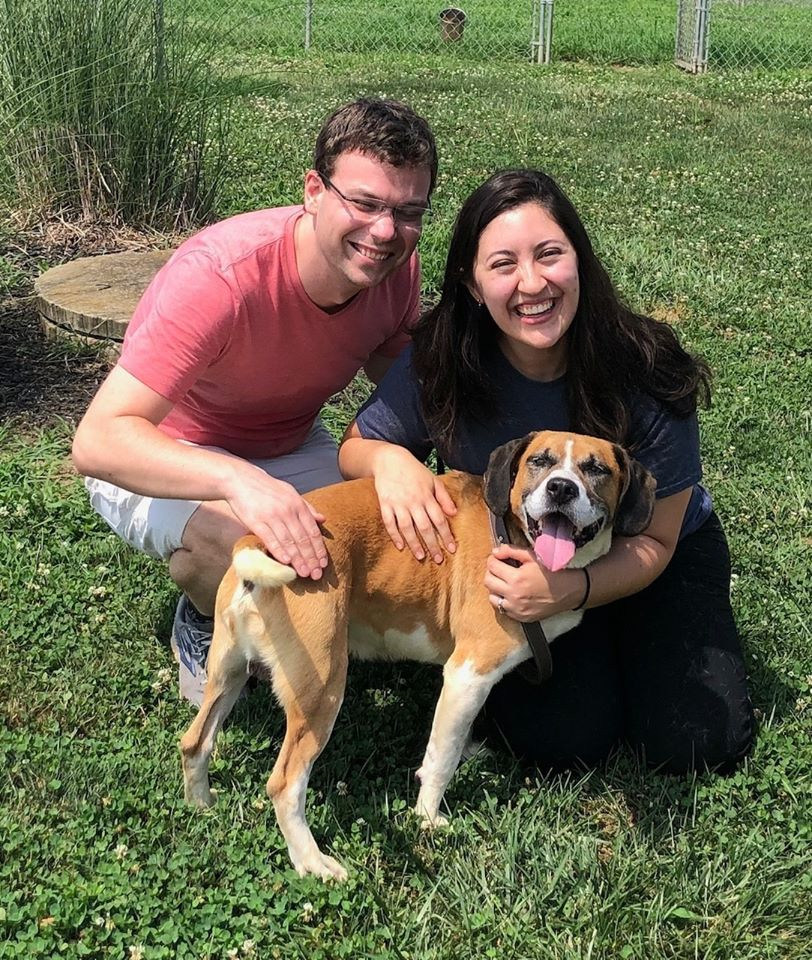
#> input picture ClassExercises/Week9_KMeans3DShapes/theo.jpg, 812 x 960 px
$ jupyter execute QuantizationCartoons.ipynb   (older library calls are emulated)
#> lines starting #> are read from the running program, lines starting #| are printed output that depends on the picture; long printed decimals are rounded
# Image Processing Application #1: Color Quantization

[cell 1]
import time
import skimage.io
import numpy as np
import matplotlib.pyplot as plt
from sklearn.cluster import KMeans

First, let's load in an image of Theo Ignatius Litovsky-Tralie (TILT)

[cell 2]
I = skimage.io.imread("theo.jpg")/255
plt.figure(figsize=(8, 8))
plt.imshow(I)

Every pixel has 3 coordinates: red, green, and blue.  We'll treat every pixel as a data point in 3D and reshape into a data matrix so that, as usual, each individual data point is a row in this matrix, and red, green, and blue are columns.

[cell 3]
shape = I.shape
#> shape = (960, 812, 3)
print("Shape before:", shape)
#| Shape before: (960, 812, 3)
X = np.reshape(I, (shape[0]*shape[1], shape[2]))
print("Shape after", X.shape)
#| Shape after (779520, 3)

Let's actually plot these as a point cloud.  We'll plot all pairs of 2 coordinates against each other

[cell 4]
channels = ["Red", "Green", "Blue"]
plt.figure(figsize=(15, 5))
for k in range(3):
    j = (k+1)%3
    plt.subplot(1, 3, k+1)
    plt.scatter(X[:, k], X[:, j], c=X)
    plt.xlabel(channels[k])
    plt.ylabel(channels[j])
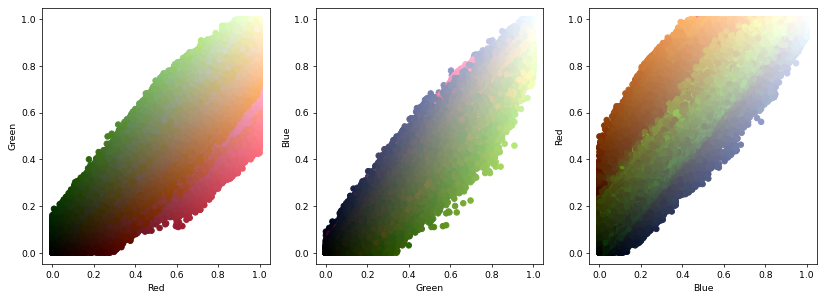
#> figure drawn by matplotlib, 3 panels

We can see that different shades of green from the grass are there, as well as Theo's orange, and the pink on my shirt, among other things.  It's pretty clear from these plots, though, that these colors are all in one blob in 3D.  Still, we can use KMeans here to find clusters.  Regardless of the distribution of points, KMeans will tend to find clusters that are spread out and compact, since it minimizes the sum of the squared distances to each cluster center.

Let's first use KMeans to find 16 cluster centers.  We'll cheat using the <a href = "https://scikit-learn.org/stable/modules/generated/sklearn.cluster.KMeans.html">KMeans method from scikit-learn</a>, though you'll have to implement your own version in the assignment.

[cell 5]
kmeans = KMeans(n_clusters=16).fit(X)

Let's plot these cluster centers as we did the original point cloud

[cell 6]
C = kmeans.cluster_centers_
#> C = 16 rows, first 8: [0.111, 0.131, 0.0903], [0.721, 0.465, 0.36], [0.345, 0.414, 0.254], [0.947, 0.87, 0.789], [0.422, 0.51, 0.32], [0.603, 0.666, 0.491], [0.0313, 0.0468, 0.0347], [0.722, 0.75, 0.618]
plt.figure(figsize=(15, 5))
for k in range(3):
    j = (k+1)%3
    plt.subplot(1, 3, k+1)
    plt.scatter(C[:, k], C[:, j], c=C)
    plt.xlabel(channels[k])
    plt.ylabel(channels[j])
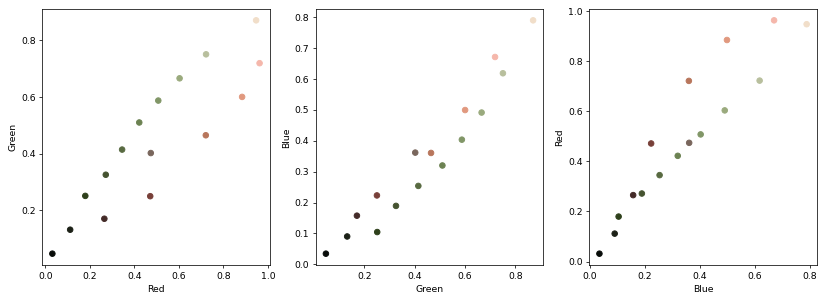
#> figure drawn by matplotlib, 3 panels

As promised, they are spread out pretty evenly throughout the dataset.  If we substitute the color of each pixel with the color of the center to which its assigned (the closest center above), we get the following image

[cell 7]
Y = kmeans.cluster_centers_[kmeans.labels_]
plt.figure(figsize=(8, 8))
plt.imshow(np.reshape(Y, I.shape))
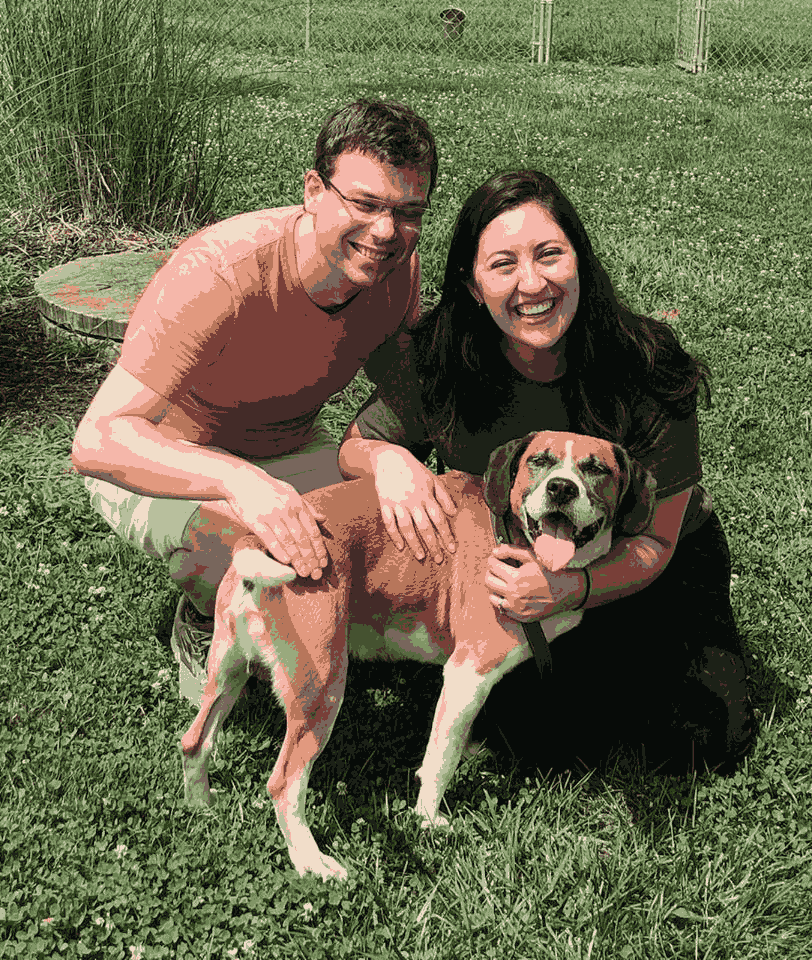
#> shown: shape (960, 812, 3) float64; mean R, G, B 0.408, 0.403, 0.295

What we've managed to achieve above is something referred to as "nonuniform quantization," and it's a form of compression.  In the original image, we had 3 channels, red green and blue, each with 8 bits, for a total of 24-bit color.  Here, we've reduced to 16 possible colors total, which is only 4 bits.  So we've compressed by a factor of 6, while still retaining a lot of the original color.

Let's say we only used 4 colors instead, so we go down to 2 bits.  Then we get the following results

[cell 8]
kmeans = KMeans(n_clusters=4, random_state=0).fit(X)
Y = kmeans.cluster_centers_[kmeans.labels_]
plt.figure(figsize=(8, 8))
plt.imshow(np.reshape(Y, I.shape))
print(kmeans.cluster_centers_)
#| [[0.09974 0.1167 0.07355]
#|  [0.5495 0.5758 0.4101]
#|  [0.3432 0.3556 0.2311]
#|  [0.8799 0.7339 0.644]]
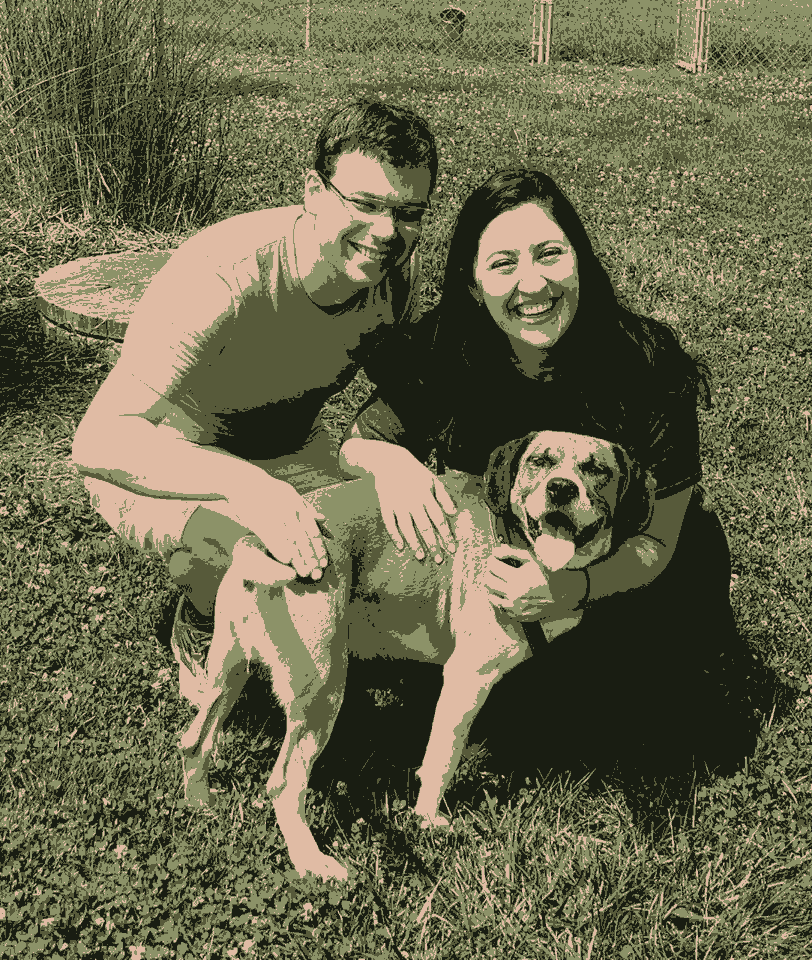
#> shown: shape (960, 812, 3) float64; mean R, G, B 0.409, 0.404, 0.296

Actually, at this point, we have the opportunity to do something artistic which you might recognize.  We can change the colors that we assign each cluster and then do the mapping again.  We'll use white, blue, red, and black to make it a big like the Obama campaign posters

[cell 9]
C = np.array([[0, 0, 0],  # White
              [1, 0, 0],  # Blue
              [1, 1, 1],  # Red
              [0, 0, 1]], # Black
              dtype=float)
Y = C[kmeans.labels_]
print(np.min(Y))
#| 0.0
plt.figure(figsize=(8, 8))
plt.imshow(np.reshape(Y, I.shape))
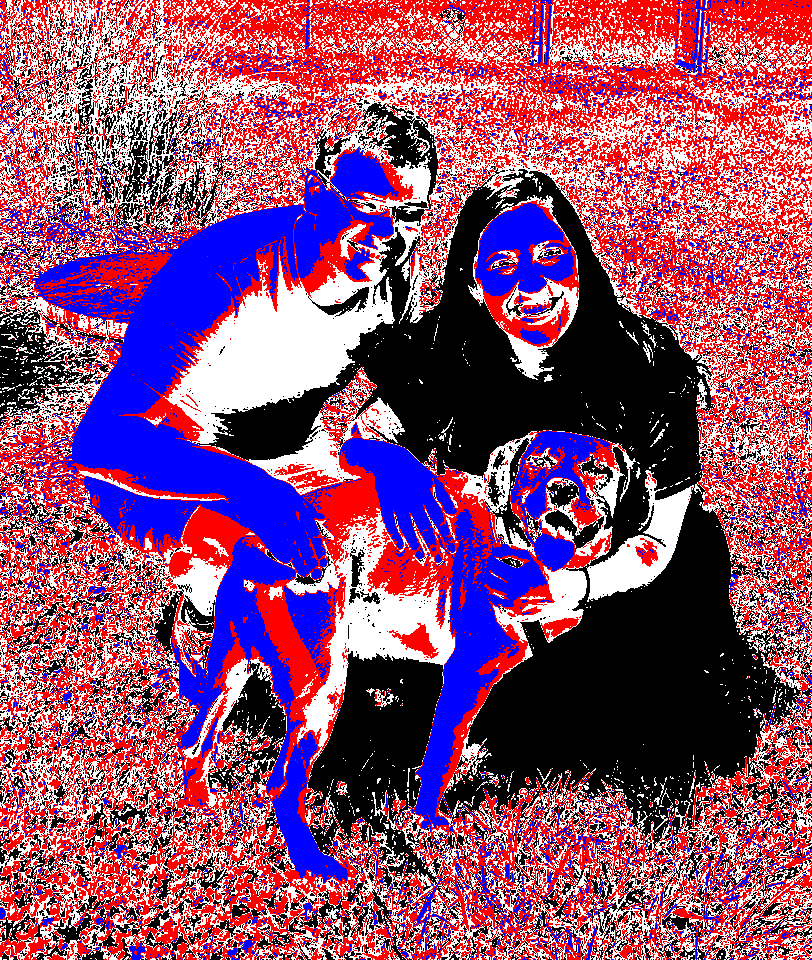
#> shown: shape (960, 812, 3) float64; mean R, G, B 0.574, 0.302, 0.448

# Image Processing Application #2: Superpixels

We can address a slightly different problem if we also include spatial information in the vectorization of each pixel.

First, let's just create a data matrix where each row is a pixel but this time there are two columns: one for the x coordinate and one for the y coordinate of that pixel.  We're going to be using a lot more clusters, so we'll downscale and crop the image first to get a faster running time

[cell 10]
from skimage.transform import rescale
J = rescale(I, 0.25, multichannel=True, anti_aliasing=True)
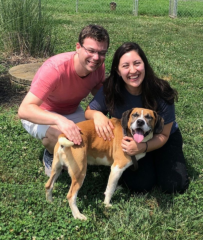
#> J: shape (240, 203, 3) float64; mean R, G, B 0.409, 0.403, 0.295
J = J[20:180, 50:160, :]
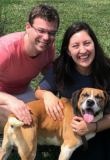
#> J: shape (160, 110, 3) float64; mean R, G, B 0.459, 0.367, 0.302
print(J.shape)
#| (160, 110, 3)
plt.imshow(J)

N = max(J.shape[0], J.shape[1])
#> N = 160
xx, yy = np.meshgrid(np.arange(J.shape[1])/N, np.arange(J.shape[0])/N)
X = np.array([xx.flatten(), yy.flatten()]).T
print(X.shape)
#| (17600, 2)

Let's do k-means clustering on these points, taking 900 clusters

[cell 11]
tic = time.time()
kmeans = KMeans(init="k-means++", n_clusters=128, max_iter=30).fit(X)
print(time.time()-tic)

If we color each point by what cluster it was assigned to, we see that many of the clusters look like hexagons

[cell 12]
plt.scatter(X[:, 0], X[:, 1], c=kmeans.labels_)
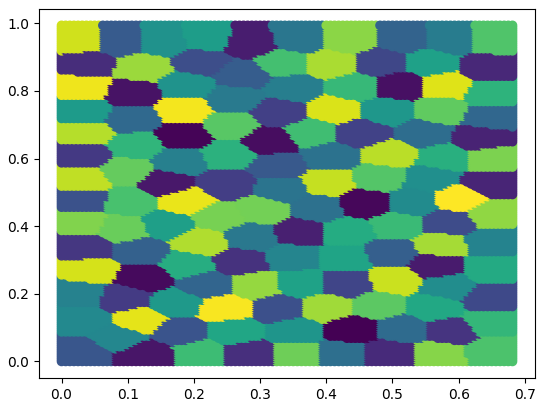
#> figure drawn by matplotlib, 1 panel

The reason for this is <a href = "https://mathoverflow.net/questions/362135/does-the-plane-clustered-to-minimize-sum-distances2-to-clusters-centers-inert">quite deep</a>, but intuitively, KMeans is trying to find a minimum of the sum of the squared distances from the points in the dataset to the centers.  Points that concentrate inside of a ball (or a disc in 2D) minimize such distances.  However, if our points are equally spaced on the plane, we can't just fit a bunch of balls together and "tile" it.  The polygon with the most sides that can <a href = "https://en.wikipedia.org/wiki/Hexagonal_tiling">tile the plane is a regular hexagon</a>, so that ends up being the best option

Now let's combine what we've already done with the colors and go up to a 5D vector for each state, where the first 3 dimensions are red, green, and blue, and the last two dimensions are the X and Y coordinates

[cell 13]
X2 = np.concatenate((X, np.reshape(J, (J.shape[0]*J.shape[1], 3))), axis=1)
X2[:, 0:2] *= 10
print(X.shape)
#| (17600, 2)

[cell 14]
tic = time.time()
kmeans = KMeans(init="k-means++", n_clusters=400, max_iter=30).fit(X2)
print(time.time()-tic)

Now let's color each point by the RGB coordinates of each cluster center (ignoring the spatial coordinates).  This will give us a nice little "tile mosaic" picture

[cell 15]
Y = kmeans.cluster_centers_[:, 2:5][kmeans.labels_]
Y = np.reshape(Y, J.shape)
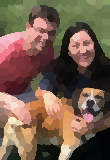
#> Y: shape (160, 110, 3) float64; mean R, G, B 0.459, 0.367, 0.302
#Y = kmeans.labels_
#Y = np.reshape(Y, (J.shape[0], J.shape[1]))
plt.figure(figsize=(10, 10))
plt.imshow(Y)
